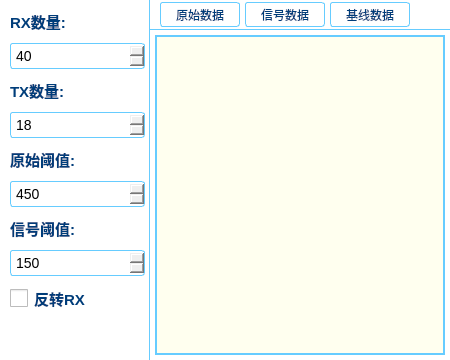
        <widget class="QWidget" name="topArea" native="true">
         <property name="styleSheet">
          <string notr="true">QWidget#topArea {
    background-color: #FFFFFF;
}</string>
         </property>
         <layout class="QHBoxLayout" name="topAreaLayout">
          <property name="spacing">
           <number>0</number>
          </property>
          <property name="leftMargin">
           <number>0</number>
          </property>
          <property name="topMargin">
           <number>0</number>
          </property>
          <property name="rightMargin">
           <number>0</number>
          </property>
          <property name="bottomMargin">
           <number>0</number>
          </property>
          <item>
           <widget class="QWidget" name="paramsArea" native="true">
            <property name="minimumSize">
             <size>
              <width>150</width>
              <height>0</height>
             </size>
            </property>
            <property name="maximumSize">
             <size>
              <width>150</width>
              <height>16777215</height>
             </size>
            </property>
            <property name="styleSheet">
             <string notr="true">QWidget#paramsArea {
    background-color: #FFFFFF;
    border-right: 1px solid #66CCFF;
}
QWidget#paramsArea QLabel {
    color: #003D7A;
    font-size: 15px;
    font-weight: bold;
}
QWidget#paramsArea QSpinBox {
    border: 1px solid #66CCFF;
    border-radius: 3px;
    padding: 3px;
    font-size: 14px;
}
QWidget#paramsArea QCheckBox {
    color: #003D7A;
    font-size: 15px;
    font-weight: bold;
}
QWidget#paramsArea QCheckBox::indicator {
    width: 18px;
    height: 18px;
}</string>
            </property>
            <layout class="QVBoxLayout" name="paramsLayout">
             <property name="spacing">
              <number>10</number>
             </property>
             <property name="leftMargin">
              <number>10</number>
             </property>
             <property name="topMargin">
              <number>10</number>
             </property>
             <property name="rightMargin">
              <number>5</number>
             </property>
             <property name="bottomMargin">
              <number>10</number>
             </property>
             <item>
              <widget class="QLabel" name="rxLabel">
               <property name="text">
                <string>RX数量:</string>
               </property>
              </widget>
             </item>
             <item>
              <widget class="QSpinBox" name="rxSpinBox">
               <property name="minimum">
                <number>12</number>
               </property>
               <property name="maximum">
                <number>48</number>
               </property>
               <property name="value">
                <number>40</number>
               </property>
              </widget>
             </item>
             <item>
              <widget class="QLabel" name="txLabel">
               <property name="text">
                <string>TX数量:</string>
               </property>
              </widget>
             </item>
             <item>
              <widget class="QSpinBox" name="txSpinBox">
               <property name="minimum">
                <number>12</number>
               </property>
               <property name="maximum">
                <number>48</number>
               </property>
               <property name="value">
                <number>18</number>
               </property>
              </widget>
             </item>
             <item>
              <widget class="QLabel" name="rawThresholdLabel">
               <property name="text">
                <string>原始阈值:</string>
               </property>
              </widget>
             </item>
             <item>
              <widget class="QSpinBox" name="rawThresholdSpinBox">
               <property name="minimum">
                <number>1</number>
               </property>
               <property name="maximum">
                <number>65535</number>
               </property>
               <property name="value">
                <number>450</number>
               </property>
              </widget>
             </item>
             <item>
              <widget class="QLabel" name="signalThresholdLabel">
               <property name="text">
                <string>信号阈值:</string>
               </property>
              </widget>
             </item>
             <item>
              <widget class="QSpinBox" name="signalThresholdSpinBox">
               <property name="minimum">
                <number>1</number>
               </property>
               <property name="maximum">
                <number>65535</number>
               </property>
               <property name="value">
                <number>150</number>
               </property>
              </widget>
             </item>
             <item>
              <widget class="QCheckBox" name="reverseRxCheckBox">
               <property name="text">
                <string>反转RX</string>
               </property>
              </widget>
             </item>
             <item>
              <spacer name="paramsSpacer">
               <property name="orientation">
                <enum>Qt::Vertical</enum>
               </property>
               <property name="sizeHint" stdset="0">
                <size>
                 <width>20</width>
                 <height>40</height>
                </size>
               </property>
              </spacer>
             </item>
            </layout>
           </widget>
          </item>
          <item>
           <widget class="QWidget" name="rightArea" native="true">
            <property name="styleSheet">
             <string notr="true">QWidget#rightArea {
    background-color: #FFFFFF;
}</string>
            </property>
            <layout class="QVBoxLayout" name="rightAreaLayout">
             <property name="spacing">
              <number>0</number>
             </property>
             <property name="leftMargin">
              <number>0</number>
             </property>
             <property name="topMargin">
              <number>0</number>
             </property>
             <property name="rightMargin">
              <number>0</number>
             </property>
             <property name="bottomMargin">
              <number>0</number>
             </property>
             <item>
              <widget class="QWidget" name="modeArea" native="true">
               <property name="minimumSize">
                <size>
                 <width>0</width>
                 <height>30</height>
                </size>
               </property>
               <property name="maximumSize">
                <size>
                 <width>16777215</width>
                 <height>30</height>
                </size>
               </property>
               <property name="styleSheet">
                <string notr="true">QWidget#modeArea {
    background-color: #FFFFFF;
    border-bottom: 1px solid #66CCFF;
}</string>
               </property>
               <layout class="QHBoxLayout" name="modeAreaLayout">
                <property name="spacing">
                 <number>5</number>
                </property>
                <property name="leftMargin">
                 <number>10</number>
                </property>
                <property name="topMargin">
                 <number>0</number>
                </property>
                <property name="rightMargin">
                 <number>0</number>
                </property>
                <property name="bottomMargin">
                 <number>0</number>
                </property>
                <item>
                  <widget class="QPushButton" name="rawDataButton">
                   <property name="minimumSize">
                    <size>
                     <width>80</width>
                     <height>25</height>
                    </size>
                   </property>
                   <property name="maximumSize">
                    <size>
                     <width>80</width>
                     <height>25</height>
                    </size>
                   </property>
                   <property name="styleSheet">
                    <string notr="true">QPushButton {
    background-color: white;
    color: #003D7A;
    border: 1px solid #66CCFF;
    border-radius: 3px;
    font-size: 12px;
}
QPushButton:hover {
    background-color: #E6F7FF;
}
QPushButton:pressed {
    background-color: #66CCFF;
    color: white;
}</string>
                   </property>
                   <property name="text">
                    <string>原始数据</string>
                   </property>
                  </widget>
                </item>
                <item>
                 <widget class="QPushButton" name="signalDataButton">
                  <property name="minimumSize">
                   <size>
                    <width>80</width>
                    <height>25</height>
                   </size>
                  </property>
                  <property name="maximumSize">
                   <size>
                    <width>80</width>
                    <height>25</height>
                   </size>
                  </property>
                  <property name="styleSheet">
                   <string notr="true">QPushButton {
    background-color: white;
    color: #003D7A;
    border: 1px solid #66CCFF;
    border-radius: 3px;
    font-size: 12px;
}
QPushButton:hover {
    background-color: #E6F7FF;
}
QPushButton:pressed {
    background-color: #66CCFF;
    color: white;
}</string>
                  </property>
                  <property name="text">
                   <string>信号数据</string>
                  </property>
                 </widget>
                </item>
                <item>
                 <widget class="QPushButton" name="baselineDataButton">
                  <property name="minimumSize">
                   <size>
                    <width>80</width>
                    <height>25</height>
                   </size>
                  </property>
                  <property name="maximumSize">
                   <size>
                    <width>80</width>
                    <height>25</height>
                   </size>
                  </property>
                  <property name="styleSheet">
                   <string notr="true">QPushButton {
    background-color: white;
    color: #003D7A;
    border: 1px solid #66CCFF;
    border-radius: 3px;
    font-size: 12px;
}
QPushButton:hover {
    background-color: #E6F7FF;
}
QPushButton:pressed {
    background-color: #66CCFF;
    color: white;
}</string>
                  </property>
                  <property name="text">
                   <string>基线数据</string>
                  </property>
                 </widget>
                </item>
                <item>
                 <spacer name="modeSpacer">
                  <property name="orientation">
                   <enum>Qt::Horizontal</enum>
                  </property>
                  <property name="sizeHint" stdset="0">
                   <size>
                    <width>40</width>
                    <height>20</height>
                   </size>
                  </property>
                 </spacer>
                </item>
               </layout>
              </widget>
             </item>
             <item>
              <widget class="QWidget" name="dataArea" native="true">
               <property name="styleSheet">
                <string notr="true">QWidget#dataArea {
    background-color: #FFFFFF;
}</string>
               </property>
               <layout class="QVBoxLayout" name="dataAreaLayout">
                <property name="spacing">
                 <number>0</number>
                </property>
                <property name="leftMargin">
                 <number>5</number>
                </property>
                <property name="topMargin">
                 <number>5</number>
                </property>
                <property name="rightMargin">
                 <number>5</number>
                </property>
                <property name="bottomMargin">
                 <number>5</number>
                </property>
                <item>
                 <widget class="QTableWidget" name="dataTable">
                   <property name="styleSheet">
                    <string notr="true">QTableWidget {
    background-color: #FFFFEF;
    gridline-color: #909090;
    border: 2px solid #66CCFF;
}
QTableWidget::item:selected {
    background-color: #CCE5FF;
    color: #003D7A;
}
QHeaderView::section {
    background-color: #E6F7FF;
    color: #003D7A;
    border: none;
    border-right: 1px solid #909090;
    border-bottom: 1px solid #909090;
    padding: 3px;
    font-weight: bold;
}
QHeaderView::section:first {
    border-left: none;
}
QHeaderView::section:last {
    border-right: 1px solid #909090;
}</string>
                   </property>
                  <property name="showGrid">
                   <bool>true</bool>
                  </property>
                  <property name="gridStyle">
                   <enum>Qt::SolidLine</enum>
                  </property>
                  <property name="editTriggers">
                   <set>QAbstractItemView::NoEditTriggers</set>
                  </property>
                  <property name="selectionMode">
                   <enum>QAbstractItemView::SingleSelection</enum>
                  </property>
                  <property name="selectionBehavior">
                   <enum>QAbstractItemView::SelectItems</enum>
                  </property>
                  <attribute name="horizontalHeaderMinimumSectionSize">
                   <number>35</number>
                  </attribute>
                  <attribute name="verticalHeaderMinimumSectionSize">
                   <number>18</number>
                  </attribute>
                 </widget>
                </item>
               </layout>
              </widget>
             </item>
            </layout>
           </widget>
          </item>
         </layout>
        </widget>
